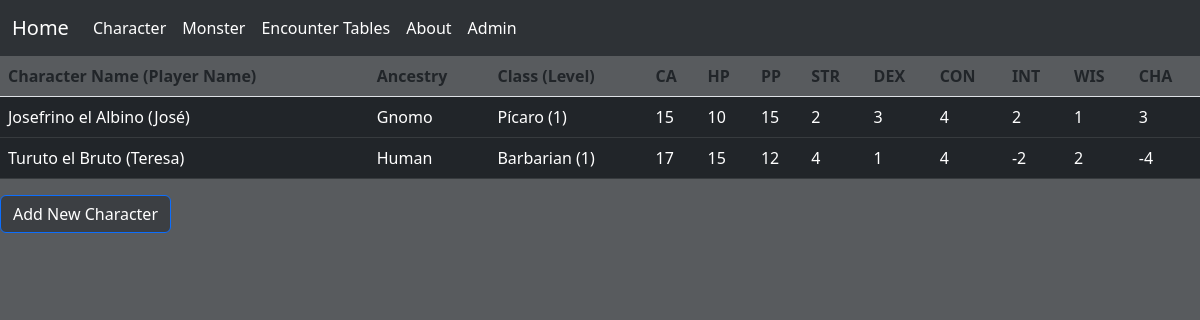
Before: /character/ with the older database file.
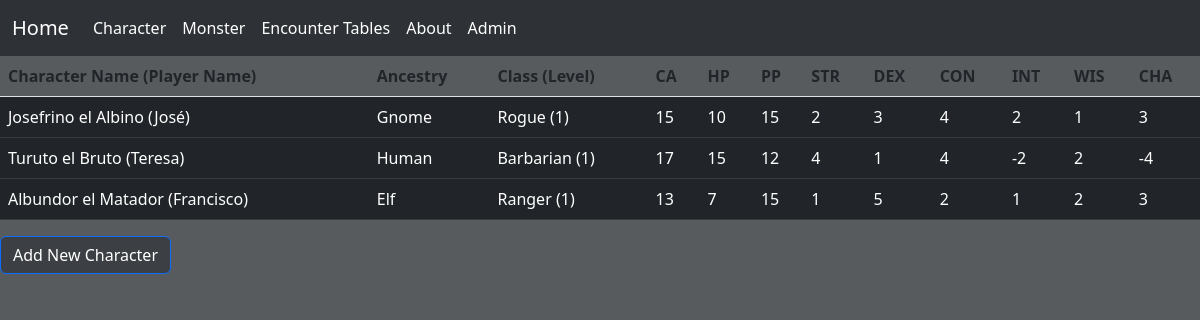
After: the same page with the newer database file.
### character/models.py (models this page shows, shortened)
class Character(models.Model):
        charname = models.CharField(max_length=64, default="Art")
        playername = models.CharField(max_length=64, default="Art")
        race = models.CharField(max_length=25, default="Art")
        charclass = models.CharField(max_length=25, default="Art")
        level = models.IntegerField(default=1)
        ca = models.IntegerField(default=10)
        hp = models.IntegerField(default=1)
        pp = models.IntegerField(default=10)
        str = models.IntegerField(default=0)
        dex = models.IntegerField(default=0)
        con = models.IntegerField(default=0)
        int = models.IntegerField(default=0)
        wis = models.IntegerField(default=0)
        cha = models.IntegerField(default=0)

### character/views.py (the view)
# urls.py: path("", views.load, name="load")
def load(request):
    if 'charname' in request.GET:
        charname = request.GET['charname']
        data = Character.objects.filter(charname__icontains=charname)
    else:
        data = Character.objects.all()
    context = {
        'character' : data
    }
    return render(request, "character/load.html", context)

### character/templates/character/load.html (shortened to what this page needs)
{% extends "index/layout.html" %}
{% block main %}
<table class="table table-hover table-responsive">
    <thead>
        <tr>
            <th scope="col">Character Name (Player Name)</th>
            <th scope="col">Ancestry</th>
            <th scope="col">Class (Level)</th>
            <th scope="col">CA</th>
            <th scope="col">HP</th>
            <th scope="col">PP</th>
            <th scope="col">STR</th>
            <th scope="col">DEX</th>
            <th scope="col">CON</th>
            <th scope="col">INT</th>
            <th scope="col">WIS</th>
            <th scope="col">CHA</th>
        </tr>
    </thead>
    <tbody>
        {% for character in character %}
        <tr class="table-dark">
            <td>{{ character.charname }} ({{ character.playername }})</td>
            <td>{{ character.race }}</td>
            <td>{{ character.charclass }} ({{ character.level }})</td>
            <td>{{ character.ca }}</td>
            <td>{{ character.hp }}</td>
            <td>{{ character.pp }}</td>
            <td>{{ character.str }}</td>
            <td>{{ character.dex }}</td>
            <td>{{ character.con }}</td>
            <td>{{ character.int }}</td>
            <td>{{ character.wis }}</td>
            <td>{{ character.cha }}</td>
        </tr>
        {% endfor %}
    </tbody>
</table>
<a href="{% url 'character:save' %}" class="btn btn-primary bg-dark bg-opacity-50">Add New Character</a>
{% endblock %}

Changed rows visible on the page:
changed Character "Josefrino el Albino": race "Gnomo" → "Gnome"; charclass "Pícaro" → "Rogue"
added Character: charname "Albundor el Matador", playername "Francisco", race "Elf", charclass "Ranger", level "1", ca "13", hp "7", pp "15", str "1", dex "5", con "2", int "1", wis "2", cha "3"
